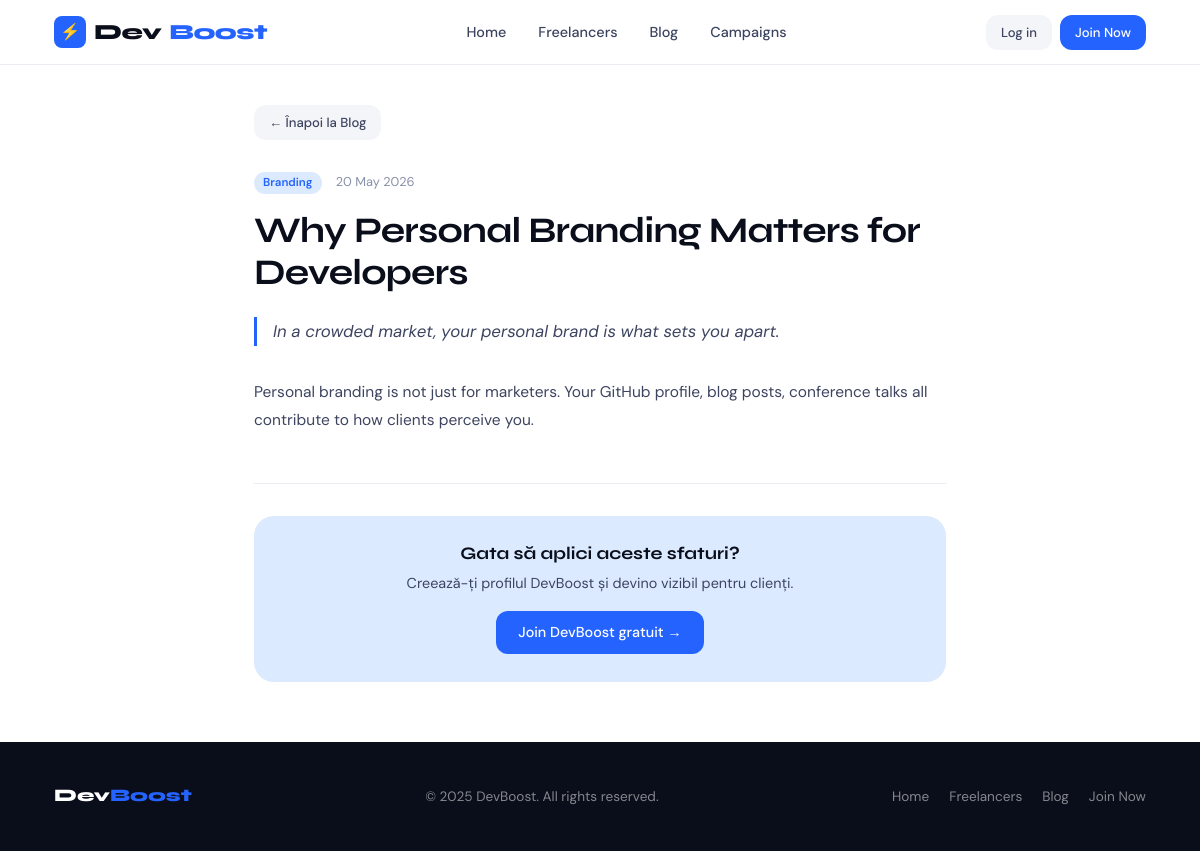
The page /blog/6/ on the database its author committed.
### core/models.py (models this page shows, shortened)
class BlogPost(models.Model):
    title = models.CharField(max_length=300)
    excerpt = models.TextField()
    body = models.TextField()
    category = models.CharField(max_length=100, default='General')
    created_at = models.DateTimeField(auto_now_add=True)
    updated_at = models.DateTimeField(auto_now=True)
    class Meta:
        ordering = ['-created_at']

### core/views.py (the view)
# urls.py: path('blog/<int:post_id>/', views.blog_post_detail, name='blog_post'),
def blog_post_detail(request, post_id):
    post = get_object_or_404(BlogPost, id=post_id)
    return render(request, 'core/blog_post.html', {
        'post': post, 'category_icons': CATEGORY_ICONS,
        'can_manage': is_admin(request.user),
    })

### core/views.py (called while the page is built)
def is_admin(u): return u.is_authenticated and u.is_staff

### core/templates/core/blog_post.html (shortened to what this page needs)
{% extends 'core/base.html' %}
{% block content %}
<div class="container" style="max-width:740px;">
  <div style="padding: 40px 0 0;">
    <div style="display:flex; justify-content:space-between; align-items:center; margin-bottom:28px; flex-wrap:wrap; gap:10px;">
      <a href="{% url 'blog' %}" class="btn btn--ghost btn--sm">← Înapoi la Blog</a>
    </div>
    <div style="margin-bottom:8px;">
      <span class="badge">{{ post.category }}</span>
      <span style="font-size:0.8rem; color:var(--ink-faint); margin-left:10px;">{{ post.created_at|date:"d M Y" }}</span>
    </div>
    <h1 style="font-size:clamp(1.7rem,3vw,2.4rem); letter-spacing:-0.8px; margin:16px 0 24px; line-height:1.15;">{{ post.title }}</h1>
    <p style="font-size:1.05rem; color:var(--ink-muted); font-style:italic; border-left:3px solid var(--accent); padding-left:16px; margin-bottom:32px; line-height:1.7;">{{ post.excerpt }}</p>
    <div style="font-size:0.97rem; line-height:1.85; color:var(--ink-muted);">{{ post.body|linebreaksbr }}</div>
    <hr style="border:none; border-top:1px solid var(--surface-3); margin:48px 0 32px;">
    <div style="background:var(--accent-light); border-radius:var(--radius-lg); padding:28px; text-align:center; margin-bottom:60px;">
      <h3 style="font-size:1.1rem; margin-bottom:8px;">Gata să aplici aceste sfaturi?</h3>
      <p style="color:var(--ink-muted); font-size:0.9rem; margin-bottom:16px;">Creează-ți profilul DevBoost și devino vizibil pentru clienți.</p>
      <a href="{% url 'signup' %}" class="btn btn--primary">Join DevBoost gratuit →</a>
    </div>
  </div>
</div>
{% endblock %}

### core/static/core/css/style.css (style rules this page uses)
:root { --ink: #0a0e1a; --ink-muted: #3d4460; --ink-faint: #8891aa; --surface: #ffffff; --surface-2: #f4f5f8; --surface-3: #eaecf2; --accent: #2563ff; --accent-light: #dbeafe; --accent-glow: rgba(37,99,255,0.15); --success: #10b981; --warn: #f59e0b; --radius: 12px; --radius-lg: 20px; --shadow-sm: 0 1px 3px rgba(10,14,26,.08), 0 1px 2px rgba(10,14,26,.04); --shadow: 0 4px 16px rgba(10,14,26,.10), 0 1px 4px rgba(10,14,26,.06); --shadow-lg: 0 16px 48px rgba(10,14,26,.14), 0 4px 12px rgba(10,14,26,.08); }
*, *::before, *::after { box-sizing: border-box; margin: 0; padding: 0; }
html { scroll-behavior: smooth; }
body { font-family: 'DM Sans', sans-serif; font-size: 16px; line-height: 1.6; color: var(--ink); background: var(--surface); -webkit-font-smoothing: antialiased; }
h1, h2, h3, h4, h5 { font-family: 'Syne', sans-serif; line-height: 1.15; font-weight: 700; }
a { color: var(--accent); text-decoration: none; }
.container { max-width: 1140px; margin: 0 auto; padding: 0 24px; }
.btn { display: inline-flex; align-items: center; gap: 8px; padding: 10px 22px; border-radius: var(--radius); font-family: 'DM Sans', sans-serif; font-size: 0.9rem; font-weight: 500; cursor: pointer; border: none; transition: all 0.2s; text-decoration: none; white-space: nowrap; }
.btn--primary { background: var(--accent); color: white; box-shadow: 0 0 0 0 var(--accent-glow); }
.btn--ghost { background: var(--surface-2); color: var(--ink-muted); }
.btn--sm { padding: 7px 15px; font-size: 0.82rem; }
.badge { display: inline-block; font-size: 0.72rem; font-weight: 600; padding: 2px 9px; border-radius: 100px; background: var(--accent-light); color: var(--accent); }

### rows shown on the page
BlogPost: category "Branding", created_at "20 May 2026", title "Why Personal Branding Matters for Developers", excerpt "In a crowded market, your personal brand is what sets you apart.", body "Personal branding is not just for marketers. Your GitHub profile, blog posts, conference talks all contribute to how clients perceive you."
